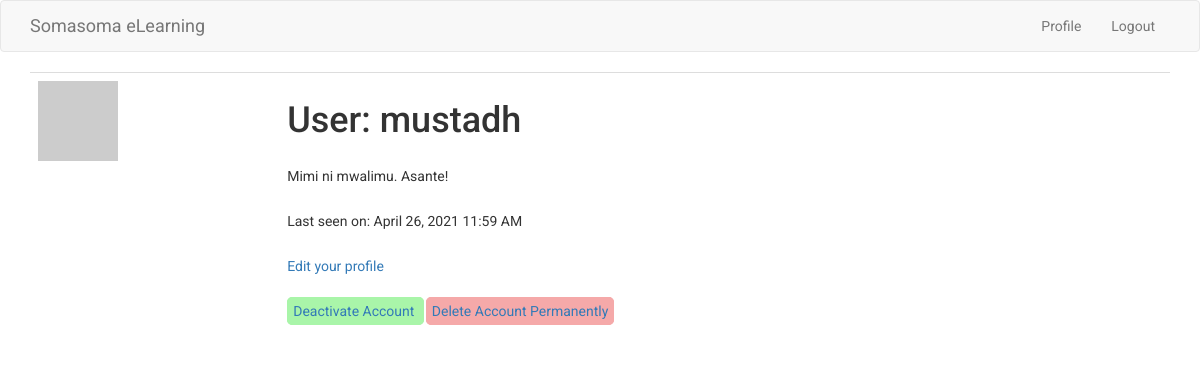
/profile/teacher/mustadh (signed in), run on an earlier commit of the app's database.
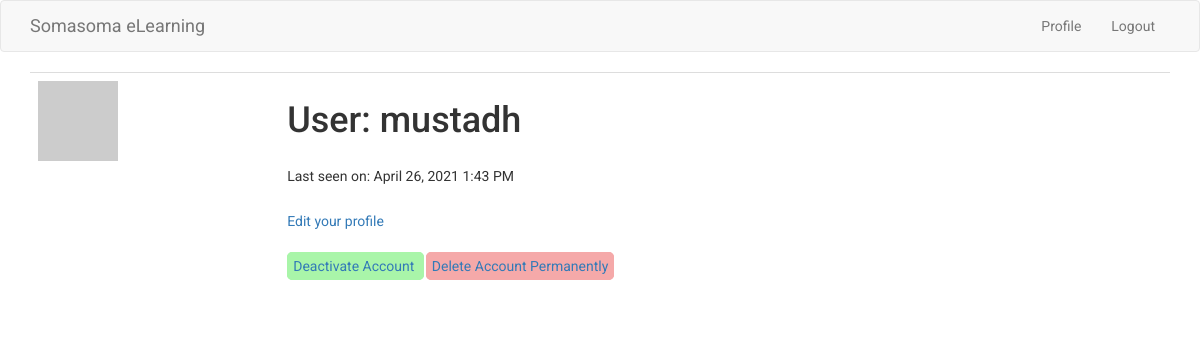
And on a later commit of the database.
### app/models.py (models this page shows, shortened)
class Teacher(UserMixin, db.Model):
    id = db.Column(db.Integer, primary_key=True)
    first_name = db.Column(db.String(64), index=True, unique=True, nullable=False)
    last_name = db.Column(db.String(64), index=True, unique=True, nullable=False)
    username = db.Column(db.String(64), index=True, unique=True, nullable=False)
    email = db.Column(db.String(120), index=True, unique=True, nullable=False)
    verification_phone = db.Column(db.String(16))
    password_hash = db.Column(db.String(128))
    about_me = db.Column(db.String(300))
    last_seen = db.Column(db.DateTime, default=datetime.utcnow)
    def avatar(self, size):
        digest = md5(self.email.lower().encode('utf-8')).hexdigest()
        return f'https://www.gravatar.com/avatar/{digest}?d=identicon&s={size}'

### app/routes.py (the view)
@app.route('/profile/teacher/<username>')
@login_required
def teacher_profile(username):
    teacher = Teacher.query.filter_by(username=username).first_or_404()
    return render_template('teacher_profile.html',
                           teacher=teacher,
                           title='Teacher Profile'
                           )

### app/models.py (called while the page is built)
@login.user_loader
def load_user(id):
    return Teacher.query.get(int(id))

### app/routes.py (called while the page is built)
@app.before_request
def before_request():
    if current_user.is_authenticated:
        current_user.last_seen = datetime.utcnow()
        db.session.commit()

### app/templates/teacher_profile.html
{% extends 'base.html' %}
{% import 'bootstrap/wtf.html' as wtf %}
{% block app_content %}
<div class="row">
    <div class="col-md-12">
        <table class="table table-hover">
            <tr valign='top'>
                <td><img src="{{ teacher.avatar(128) }}"></td>
                <td>
                    <h1>User: {{ teacher.username }}</h1>
                    {% if teacher.about_me %}
                        <p>
                            {{ teacher.about_me }}
                        </p>
                    {% endif %}
                    {% if teacher.last_seen %}
                        <p>
                            Last seen on: {{ moment(current_user.last_seen).format('LLL') }}
                        </p>
                    {% endif %}
                    {% if teacher %}
                        <p>
                            <a href="{{ url_for('edit_teacher_profile', username=teacher.username) }}">
                                Edit your profile
                            </a>
                        </p>
                    {%endif%}
                    <p>
                        <span class="deactivate-warning">
                            <a href="#">Deactivate Account</a>
                        </span>
                        <span class="danger-warning">
                            <a href="{{ url_for('delete_teacher_account', username=teacher.username) }}">Delete Account Permanently</a>
                        </span>
                    </p>
                </td>
            </tr>
        </table>
    </div>
</div>
{% endblock %}

### app/templates/base.html (shortened to what this page needs)
{% extends 'bootstrap/base.html' %}
{% block head %}
    {{ super() }}
    <link rel="stylesheet" href="https://cdnjs.cloudflare.com/ajax/libs/intl-tel-input/16.0.4/css/intlTelInput.css">
{% endblock %}
{% block styles %}
    {{ super() }}
    <link rel="stylesheet" type="text/css" href="{{ url_for('static', filename='css/styles.css') }}">
{% endblock %}
{% block navbar %}
    <nav class="navbar navbar-default">
        <div class="container">
            <div class="navbar-header">
                <a class="navbar-brand" href="{{ url_for('home') }}">Somasoma eLearning</a>
            </div>
            <div class="collapse navbar-collapse" id="bs-example-navbar-collapse-1">
                    <ul class="nav navbar-nav navbar-right">
                        {% if current_user.is_anonymous %}
                            <li><a href="#">About Us</a></li>
                            <li><a href="#">Contact</a></li>
                        {% else %}
                            {% if parent %}
                                <li><a href="{{ url_for('parent_profile', username=parent.username) }}">Profile</a></li>
                            {% elif student %}
                                <li><a href="{{ url_for('student_profile', username=student.username) }}">Profile</a></li>
                            {% elif teacher %}
                                <li><a href="{{ url_for('teacher_profile', username=teacher.username) }}">Profile</a></li>
                            {% endif %}
                            <li><a href="{{ url_for('logout') }}">Logout</a></li>
                        {% endif %}
                    </ul>
            </div>
        </div>
    </nav>
{% endblock %}
{% block content %}
    <div class="container">
        {% block app_content %}{% endblock %}
    </div>
{% endblock %}

### app/static/css/styles.css (style rules this page uses)
body { font-family: 'Roboto', sans-serif; }
p { margin-top: 10px; margin-bottom: 10px; padding-top: 15px; }
.deactivate-warning { border: 1px solid #A9F5A9; background-color: #A9F5A9; margin-right: 1px; }
.danger-warning { border: 1px solid #F5A9A9; background-color: #F5A9A9; margin-left: 1px; }
.danger-warning, .deactivate-warning { border-radius: 5px; padding: 5px; }

What changed in the data, as far as the page shows it:
changed Teacher "mustadh": last_seen "April 26, 2021 11:59 AM" → "April 26, 2021 1:43 PM"; about_me "Mimi ni mwalimu. Asante!" → (not shown)
